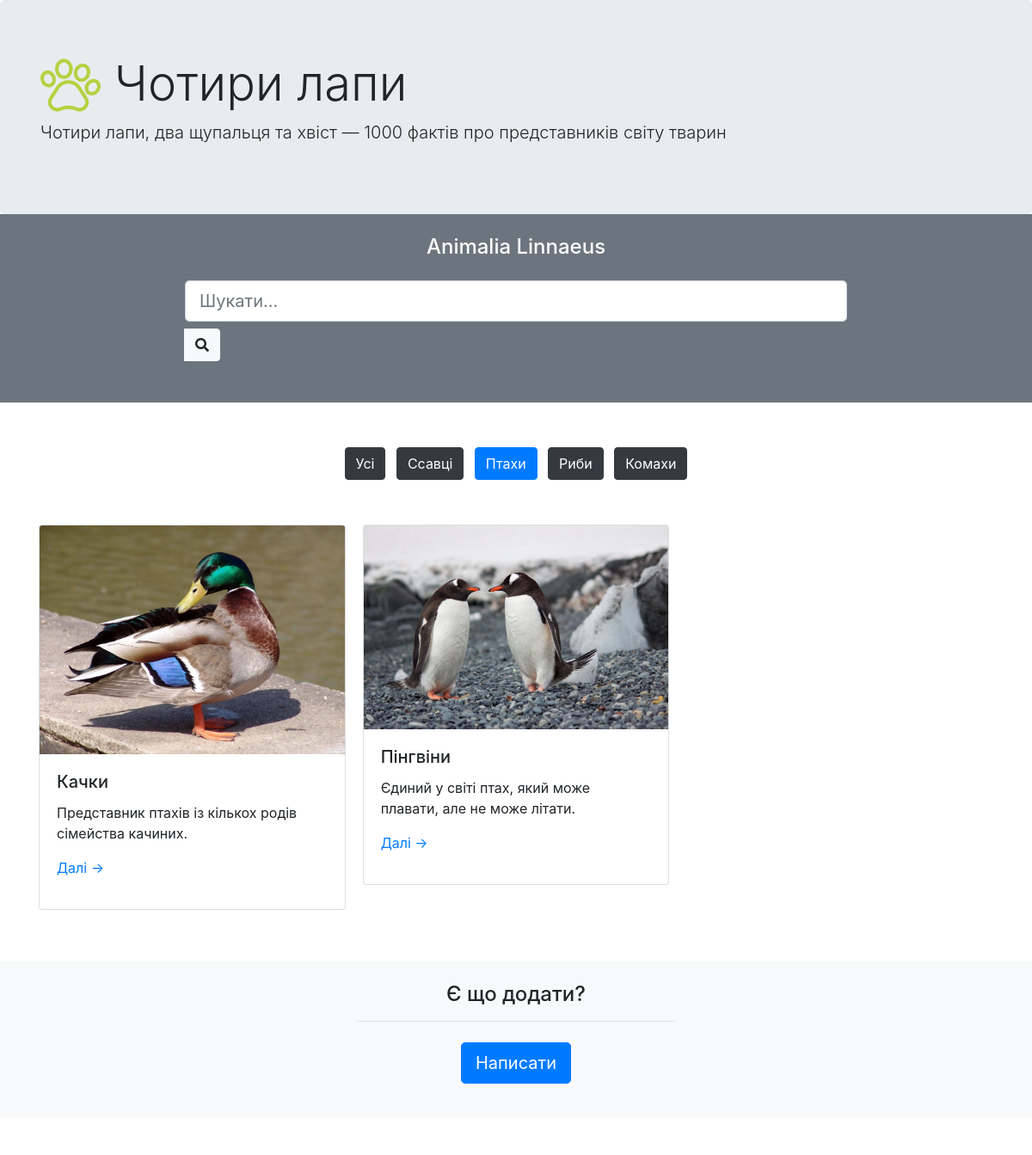
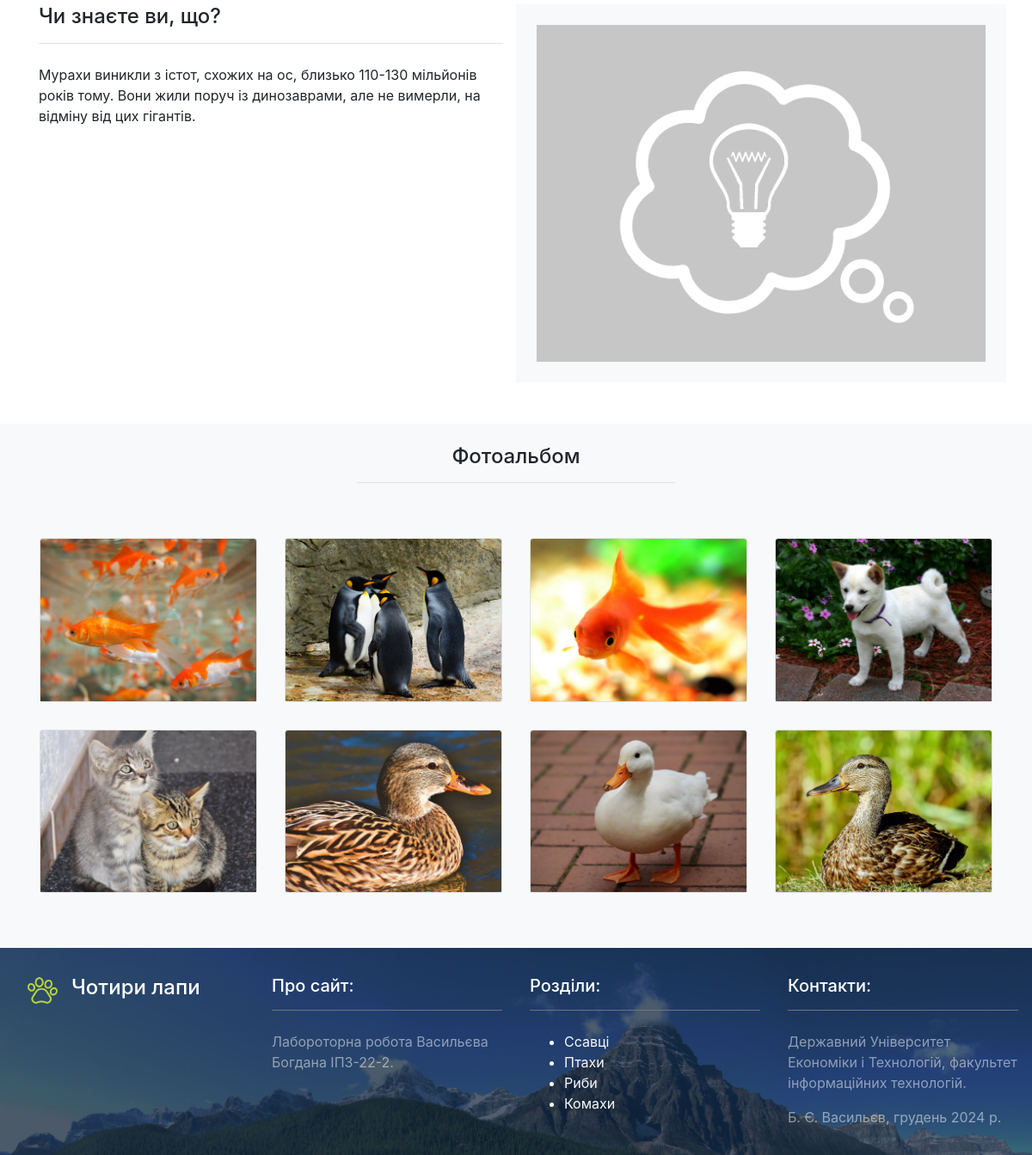
/?cat=2, run on the app's committed database (2 pictures, top to bottom).
### tables this page shows
CREATE TABLE IF NOT EXISTS `categories` (
  `id` bigint(20) NOT NULL AUTO_INCREMENT,
  `name` varchar(200) NOT NULL,
  `description` text,
  `ordered` int(11) DEFAULT NULL,
  PRIMARY KEY (`id`),
  KEY `id` (`id`)
);

CREATE TABLE IF NOT EXISTS `pages` (
  `id` bigint(20) NOT NULL AUTO_INCREMENT,
  `title` text NOT NULL,
  `description` text,
  `content` text NOT NULL,
  `category` bigint(20) NOT NULL,
  `image` varchar(200) DEFAULT NULL,
  PRIMARY KEY (`id`)
);

CREATE TABLE IF NOT EXISTS `interestings` (
  `id` bigint(20) NOT NULL AUTO_INCREMENT,
  `text` text NOT NULL,
  `image` varchar(200) DEFAULT NULL,
  PRIMARY KEY (`id`)
);

CREATE TABLE IF NOT EXISTS `photos` (
  `id` bigint(20) NOT NULL AUTO_INCREMENT,
  `file` varchar(200) NOT NULL,
  `page` bigint(20) NOT NULL,
  PRIMARY KEY (`id`)
);

### homepage.php (the view)
<div class="container-fluid">
    <div class="row justify-content-center bg-secondary">
        <div class="col-md-8 text-white text-center">
            <h4 class="m-4">Animalia Linnaeus</h4>
            <div class="input-group mt-4 mb-5">
                <label class="w-100">
                    <input class="form-control form-control-lg" type="text" placeholder="Шукати...">
                </label>
                <div class="input-group-append">
                    <button class="btn btn-light" type="button" id="button-addon2"><i class="fas fa-search"></i></button>
                </div>
            </div>
        </div>
    </div>
    <div class="row">
        <div class="col text-center pt-5">
            <?php  $class = ($cat_id == 0) ? 'btn-primary' : 'btn-dark'; ?>
            <a class="btn m-1 <?php echo $class; ?>" href="." role="button">Усі</a>
            <?php
                $result = $mysqli->query("SELECT * FROM categories ORDER BY ordered");
                while ( $row = $result->fetch_assoc() ) :
                    $class = ( $cat_id == $row['id'] ) ? 'btn-primary' : 'btn-dark';
            ?>
            <a class="btn m-1 <?php echo $class; ?>" href="?cat=<?php echo $row['id']; ?>" role="button"><?php echo $row['name']; ?></a>
            <?php
                endwhile;
            ?>
        </div>
    </div>
</div>
<div class="container mt-5">
    <div class="card-columns">
        <?php
            $sql = "SELECT * FROM pages";
            if ( $cat_id ) $sql .= " WHERE category=$cat_id";
            $result = $mysqli->query( $sql );
            while ( $row = $result->fetch_assoc() ) :
        ?>
        <div class="card">
            <a href="?page=<?php echo $row['id']; ?>"><img src="images/<?php echo $row['image']; ?>" class="card-img-top" alt=""></a>
            <div class="card-body">
                <h5 class="card-title"><?php echo $row['title']; ?></h5>
                <p class="card-text"><?php echo $row['description']; ?></p>
                <p><a href="?page=<?php echo $row['id']; ?>">Далі &rarr;</a>
            </div>
        </div>
        <?php
            endwhile;
        ?>
    </div>
</div>
<div class="container-fluid mt-5">
    <div class="row justify-content-center bg-light">
        <div class="col-md-4 text-center m-4">
            <h4 class="border-bottom pb-3 mb-4">Є що додати?</h4>
            <p><a href="https://t.me/psvvm" class="btn btn-primary btn-lg">Написати</a></p>
        </div>
    </div>
</div>
<?php
    $result = $mysqli->query( "SELECT * FROM interestings ORDER by rand() LIMIT 1" );
    $row = $result->fetch_assoc();
?>
<div class="container mt-5">
    <div class="row">
        <div class="col-md-6">
            <h4 class="border-bottom pb-3 mb-4">Чи знаєте ви, що?</h4>
            <p><?php echo $row['text']; ?></p>
        </div>
        <div class="col-md-6 bg-light p-4">
            <img src="interface/idea.png" class="img-fluid" alt="">
        </div>
    </div>
</div>
<div class="bg-light">
    <div class="container-fluid mt-5">
        <div class="row justify-content-center bg-light">
            <div class="col-4 text-center m-4">
                <h4 class="border-bottom pb-3 mb-4">Фотоальбом</h4>
            </div>
        </div>
    </div>
    <div class="container pb-5">
        <div class="row">
            <?php
            $result = $mysqli->query( "SELECT * FROM photos ORDER BY rand() LIMIT 8" );
            while ( $row = $result->fetch_assoc() ) :
                ?>
                <div class="col-12 col-sm-6 col-lg-4 col-xl-3 p-3">
                    <div class="card m-0">
                        <img src="images/<?php echo $row['file']; ?>" class="card-img-top" alt="">
                    </div>
                </div>
            <?php
            endwhile;
            ?>
        </div>
    </div>
</div>

### data on the page
categories: name "Ссавці"
categories: name "Птахи"
categories: name "Риби"
categories: name "Комахи"
pages: image (picture), title "Качки", description "Представник птахів із кількох родів сімейства качиних."
pages: image (picture), title "Пінгвіни", description "Єдиний у світі птах, який може плавати, але не може літати."
interestings: text "Мурахи виникли з істот, схожих на ос, близько 110-130 мільйонів років тому. Вони жили поруч із динозаврами, але не вимерли, на відміну від цих гігантів."
photos: file (picture)
photos: file (picture)
photos: file (picture)
photos: file (picture)
photos: file (picture)
photos: file (picture)
photos: file (picture)
photos: file (picture)
